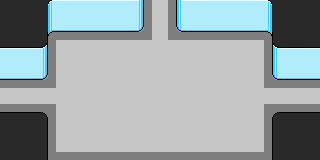

A level layout from a 2D game, rendered from its tile map. Below: a short description, then the map file with its tile-grid data intact:
An orthogonal 20x10 tile map with 16x16 px tiles, 4 tile layers (Tile Layer 1, Tile Layer 2, Tile Layer 3, Tile Layer 4).

<map version="1.4" tiledversion="1.4.2" orientation="orthogonal" renderorder="right-down" width="20" height="10" tilewidth="16" tileheight="16" infinite="0" nextlayerid="5" nextobjectid="1">
 <tileset firstgid="1" source="lab.tsx" />
 <layer id="1" name="Tile Layer 1" width="20" height="10">
  <data encoding="csv">
71,71,102,102,102,102,102,102,113,111,113,111,102,102,102,102,102,102,102,103,
81,101,102,102,102,102,102,102,113,111,113,111,102,102,102,102,102,102,103,113,
101,102,102,101,102,102,102,102,102,127,125,102,102,102,102,102,103,102,102,103,
111,112,112,111,112,112,112,112,112,112,112,112,112,112,112,112,113,112,112,113,
122,122,122,111,112,112,112,112,112,112,112,112,112,112,112,112,115,122,122,122,
102,102,102,127,112,112,112,112,112,112,112,112,112,112,112,112,125,102,102,102,
122,122,122,107,112,112,112,112,112,112,112,112,112,112,112,112,105,122,122,122,
102,102,102,111,112,112,112,112,112,112,112,112,112,112,112,112,113,102,102,102,
111,112,112,111,112,112,112,112,112,112,112,112,112,112,112,112,113,112,112,113,
121,122,122,121,122,122,122,122,122,122,122,122,122,122,122,122,123,122,122,123
</data>
 </layer>
 <layer id="2" name="Tile Layer 2" width="20" height="10">
  <data encoding="csv">
22,22,22,71,42,42,42,42,43,0,0,41,42,42,42,42,72,22,22,22,
22,22,22,81,52,52,52,52,53,0,0,51,52,52,52,52,82,22,22,22,
32,32,33,91,0,0,0,0,0,0,0,0,0,0,0,0,92,31,32,32,
42,42,43,0,0,0,0,0,0,0,0,0,0,0,0,0,0,41,42,42,
52,52,53,0,0,0,0,0,0,0,0,0,0,0,0,0,0,51,52,52,
0,0,0,0,0,0,0,0,0,0,0,0,0,0,0,0,0,0,0,0,
0,0,0,0,0,0,0,0,0,0,0,0,0,0,0,0,0,0,0,0,
12,12,13,0,0,0,0,0,0,0,0,0,0,0,0,0,0,11,12,12,
22,22,23,0,0,0,0,0,0,0,0,0,0,0,0,0,0,21,22,22,
22,22,23,0,0,0,0,0,0,0,0,0,0,0,0,0,0,21,22,22
</data>
 </layer>
 <layer id="3" name="Tile Layer 3" width="20" height="10">
  <data encoding="csv">
0,0,0,0,0,0,0,0,0,0,0,0,0,0,0,0,0,0,0,0,
0,0,0,0,0,0,0,0,0,0,0,0,0,0,0,0,0,0,0,0,
0,0,0,0,0,0,0,0,0,0,0,0,0,0,0,0,0,0,0,0,
0,0,0,0,0,0,0,0,0,0,0,0,0,0,0,0,0,0,0,0,
0,0,0,0,0,0,0,0,0,0,0,0,0,0,0,0,0,0,0,0,
0,0,0,0,0,0,0,0,0,0,0,0,0,0,0,0,0,0,0,0,
0,0,0,0,0,0,0,0,0,0,0,0,0,0,0,0,0,0,0,0,
0,0,0,0,0,0,0,0,0,0,0,0,0,0,0,0,0,0,0,0,
0,0,0,0,0,0,0,0,0,0,0,0,0,0,0,0,0,0,0,0,
0,0,0,0,0,0,0,0,0,0,0,0,0,0,0,0,0,0,0,0
</data>
 </layer>
 <layer id="4" name="Tile Layer 4" width="20" height="10">
  <data encoding="csv">
0,0,0,0,0,0,0,0,0,0,0,0,0,0,0,0,0,0,0,0,
0,0,0,0,0,0,0,0,0,0,0,0,0,0,0,0,0,0,0,0,
0,0,0,0,0,0,0,0,0,0,0,0,0,0,0,0,0,0,0,0,
0,0,0,0,0,0,0,0,0,0,0,0,0,0,0,0,0,0,0,0,
0,0,0,0,0,0,0,0,0,0,0,0,0,0,0,0,0,0,0,0,
0,0,0,0,0,0,0,0,0,0,0,0,0,0,0,0,0,0,0,0,
0,0,0,0,0,0,0,0,0,0,0,0,0,0,0,0,0,0,0,0,
0,0,0,0,0,0,0,0,0,0,0,0,0,0,0,0,0,0,0,0,
0,0,0,0,0,0,0,0,0,0,0,0,0,0,0,0,0,0,0,0,
0,0,0,0,0,0,0,0,0,0,0,0,0,0,0,0,0,0,0,0
</data>
 </layer>
</map>
